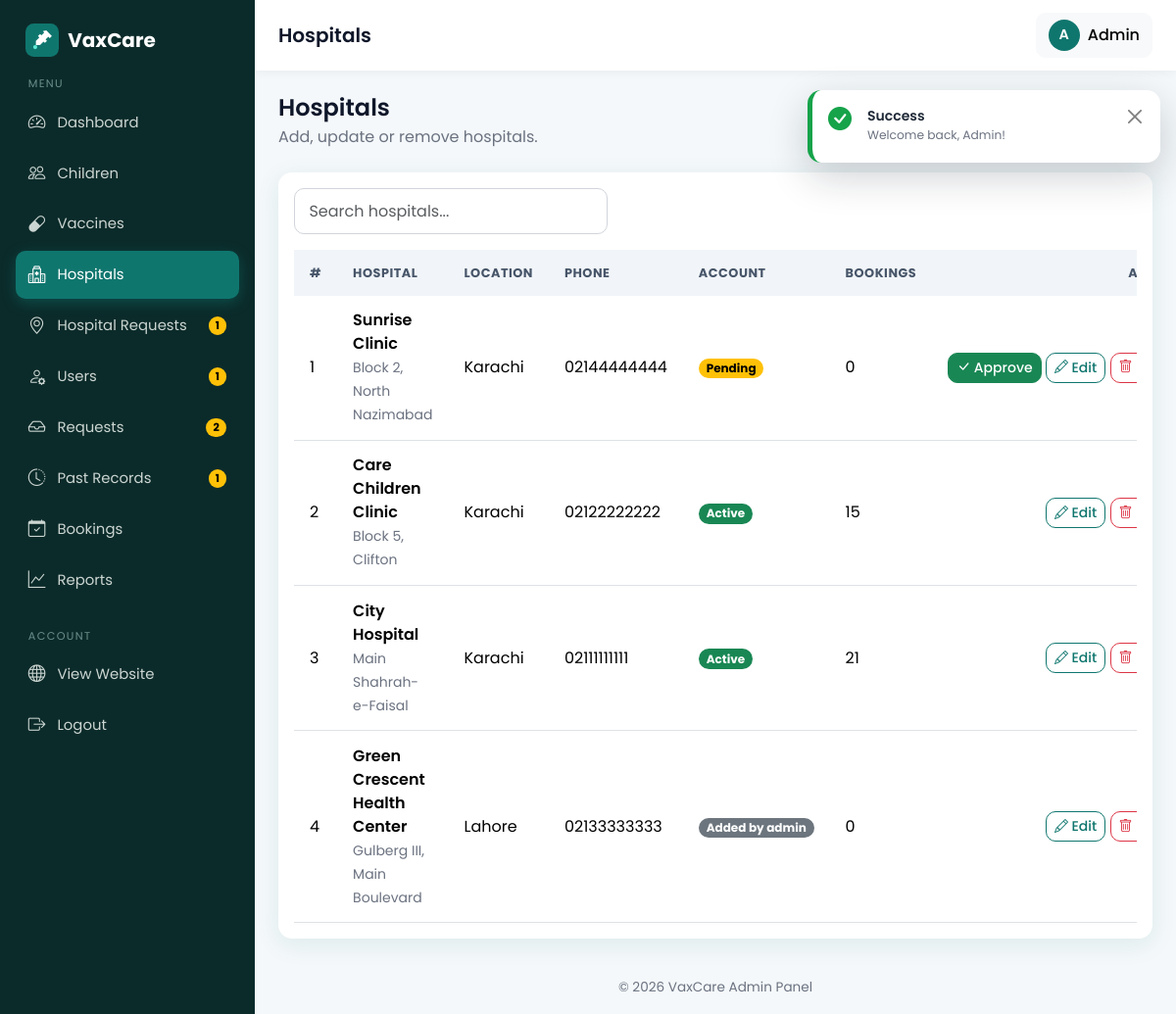
The page /admin/hospitals.php (signed in) on the database its author committed.
### tables this page shows
CREATE TABLE hospitals (
  id INT AUTO_INCREMENT PRIMARY KEY,
  user_id INT NULL,                          
  hospital_name VARCHAR(150) NOT NULL,
  address VARCHAR(255) NOT NULL,
  location VARCHAR(100) NOT NULL,            
  phone VARCHAR(20),
  license_no VARCHAR(60) NULL,                       
  created_at TIMESTAMP DEFAULT CURRENT_TIMESTAMP,
  FOREIGN KEY (user_id) REFERENCES users(id) ON DELETE SET NULL
);

### admin/hospitals.php (the view, shortened to what this page needs)
<?php
require_once __DIR__ . '/../config/db.php';
$hospitals = $pdo->query(
    "SELECT h.*, u.status AS user_status,
            (SELECT COUNT(*) FROM bookings b WHERE b.hospital_id = h.id) AS total_bookings
     FROM hospitals h
     LEFT JOIN users u ON u.id = h.user_id
     ORDER BY (u.status = 'pending') DESC, h.id DESC"
)->fetchAll();
require_once __DIR__ . '/../includes/admin_header.php';
?>
<div class="d-flex flex-wrap justify-content-between align-items-center gap-2 mb-4">
  <div>
    <h4 class="mb-1">Hospitals</h4>
    <p class="text-muted mb-0">Add, update or remove hospitals.</p>
  </div>
  <a href="<?= BASE_URL ?>/admin/hospital_form.php" class="btn btn-primary">
  </a>
</div>
<div class="card">
  <div class="card-body">
    <input type="search" class="form-control mb-3" style="max-width: 320px;"
           placeholder="Search hospitals..." data-table-search="#hospitalsTable">
    <div class="table-responsive">
      <table class="table table-hover table-stack mb-0" id="hospitalsTable">
        <thead>
          <tr><th class="d-none d-md-table-cell">#</th><th>Hospital</th><th>Location</th><th class="d-none d-md-table-cell">Phone</th><th class="d-none d-lg-table-cell">Account</th><th>Bookings</th><th class="text-end">Actions</th></tr>
        </thead>
        <tbody>
          <?php foreach ($hospitals as $i => $h): ?>
            <tr>
              <td class="d-none d-md-table-cell" data-label="#"><?= $i + 1 ?></td>
              <td data-label="Hospital">
                <div class="fw-semibold"><?= e($h['hospital_name']) ?></div>
                <small class="text-muted"><?= e($h['address']) ?></small>
              </td>
              <td data-label="Location"><?= e($h['location']) ?></td>
              <td class="d-none d-md-table-cell" data-label="Phone"><?= e($h['phone']) ?></td>
              <td class="d-none d-lg-table-cell" data-label="Account">
                <?php if ($h['user_id']): ?>
                  <?= status_badge($h['user_status']) ?>
                <?php else: ?>
                  <span class="badge rounded-pill text-bg-secondary">Added by admin</span>
                <?php endif; ?>
              </td>
              <td data-label="Bookings"><?= (int)$h['total_bookings'] ?></td>
              <td class="text-end text-nowrap">
                <?php if (($h['user_status'] ?? '') === 'pending'): ?>
                  <form method="post" action="<?= BASE_URL ?>/admin/user_action.php" class="d-inline">
                    <button type="submit" class="btn btn-sm btn-success"><i class="bi bi-check-lg"></i> Approve</button>
                  </form>
                <?php endif; ?>
                <a href="<?= BASE_URL ?>/admin/hospital_form.php?id=<?= (int)$h['id'] ?>" class="btn btn-sm btn-outline-primary">
                  <i class="bi bi-pencil"></i> Edit
                </a>
                <form method="post" action="<?= BASE_URL ?>/admin/hospital_delete.php" class="d-inline">
                  <button type="submit" class="btn btn-sm btn-outline-danger"
                          data-confirm="Delete this hospital? Its bookings will also be deleted.">
                    <i class="bi bi-trash"></i> Delete
                  </button>
                </form>
              </td>
            </tr>
          <?php endforeach; ?>
        </tbody>
      </table>
    </div>
  </div>
</div>
<?php require_once __DIR__ . '/../includes/admin_footer.php'; ?>

### includes/functions.php (shortened to what this page needs)
<?php
function e($text)
{
    return htmlspecialchars((string)$text, ENT_QUOTES, 'UTF-8');
}
function status_badge($status)
{
    $map = [
        'pending'        => ['warning', 'Pending'],
        'approved'       => ['success', 'Approved'],
        'rejected'       => ['danger',  'Rejected'],
        'vaccinated'     => ['success', 'Vaccinated'],
        'not_vaccinated' => ['secondary', 'Not Vaccinated'],
        'available'      => ['success', 'Available'],
        'unavailable'    => ['danger',  'Unavailable'],
        'active'         => ['success', 'Active'],
        'disabled'       => ['danger',  'Disabled'],
        'verified'       => ['success', 'Verified'],
    ];
    [$color, $label] = $map[$status] ?? ['secondary', ucfirst($status)];
    return '<span class="badge rounded-pill text-bg-' . $color . '">' . $label . '</span>';
}
function asset($path)
{
    $path = ltrim($path, '/');
    $file = __DIR__ . '/../assets/' . $path;
    $version = file_exists($file) ? filemtime($file) : time();
    return BASE_URL . '/assets/' . $path . '?v=' . $version;
}
function vendor($local, $cdn)
{
    $file = __DIR__ . '/../assets/vendor/' . $local;
    return is_file($file) ? BASE_URL . '/assets/vendor/' . $local : $cdn;
}
function head_assets()
{
    echo '<link href="' . vendor('bootstrap/bootstrap.min.css', 'https://cdn.jsdelivr.net/npm/bootstrap@5.3.3/dist/css/bootstrap.min.css') . '" rel="stylesheet">' . "\n  ";
    echo '<link href="' . vendor('bootstrap-icons/bootstrap-icons.css', 'https://cdn.jsdelivr.net/npm/bootstrap-icons@1.11.3/font/bootstrap-icons.css') . '" rel="stylesheet">' . "\n  ";
    echo '<link href="' . asset('css/style.css') . '" rel="stylesheet">' . "\n";
}
function render_flash($flash)
{
    $types = [
        'success' => ['bi-check-circle-fill',         'Success'],
        'danger'  => ['bi-x-octagon-fill',            'Error'],
        'warning' => ['bi-exclamation-triangle-fill', 'Attention'],
        'info'    => ['bi-info-circle-fill',          'Info'],
    ];
    $type = isset($types[$flash['type']]) ? $flash['type'] : 'info';
    [$icon, $title] = $types[$type];
    return '<div class="toast-container toast-pos position-fixed end-0 p-3">'
         . '<div class="toast toast-vax toast-' . $type . '" role="alert" aria-live="assertive" aria-atomic="true">'
         .   '<div class="d-flex align-items-start gap-3 p-3">'
         .     '<i class="bi ' . $icon . ' toast-ico"></i>'
         .     '<div class="flex-fill"><div class="fw-semibold">' . $title . '</div>'
         .     '<div class="small text-muted">' . e($flash['message']) . '</div></div>'
         .     '<button type="button" class="btn-close" data-bs-dismiss="toast" aria-label="Close"></button>'
         .   '</div>'
         .   '<div class="bar"></div>'
         . '</div></div>';
}

### assets/css/style.css (style rules this page uses)
:root { --brand: #0f766e; --brand-dark: #115e59; --brand-light: #ccfbf1; --accent: #2563eb; --bg: #f4f8fa; --text: #1f2937; --muted: #6b7280; --radius: 14px; --shadow: 0 6px 24px rgba(15, 118, 110, 0.10); --bs-primary: #0f766e; --bs-primary-rgb: 15, 118, 110; --bs-link-color: #0f766e; --bs-link-hover-color: #115e59; --bs-body-font-family: 'Poppins', system-ui, sans-serif; --bs-body-color: var(--text); }
html { scroll-behavior: smooth; }
body { font-family: 'Poppins', system-ui, sans-serif; background: var(--bg); color: var(--text); min-height: 100vh; display: flex; flex-direction: column; }
h1, h2, h3, h4, h5, h6 { font-weight: 600; color: #0f172a; }
.text-muted { color: var(--muted) !important; }
.btn { border-radius: 10px; font-weight: 500; transition: all .2s ease; }
.btn-primary { --bs-btn-bg: var(--brand); --bs-btn-border-color: var(--brand); --bs-btn-hover-bg: var(--brand-dark); --bs-btn-hover-border-color: var(--brand-dark); --bs-btn-active-bg: var(--brand-dark); --bs-btn-active-border-color: var(--brand-dark); --bs-btn-disabled-bg: var(--brand); --bs-btn-disabled-border-color: var(--brand); }
.btn-outline-primary { --bs-btn-color: var(--brand); --bs-btn-border-color: var(--brand); --bs-btn-hover-bg: var(--brand); --bs-btn-hover-border-color: var(--brand); --bs-btn-active-bg: var(--brand); --bs-btn-active-border-color: var(--brand); }
.card { border: 0; border-radius: var(--radius); box-shadow: var(--shadow); }
.form-control, .form-select { border-radius: 10px; padding: .65rem .9rem; border: 1px solid #d1d5db; }
.table thead th { background: #f1f5f9; font-size: .8rem; text-transform: uppercase; letter-spacing: .04em; color: #475569; border-bottom: 0; white-space: nowrap; }
.table > :not(caption) > * > * { padding: .85rem 1rem; vertical-align: middle; }
body.admin-body { display: block; background: var(--bg); }
:root { --bs-primary-bg-subtle: #ccfbf1; --bs-primary-text-emphasis: #0f766e; }
html { scroll-padding-top: 80px; }
.toast-pos { top: 76px; z-index: 1100; }
.toast-vax { width: 360px; max-width: calc(100vw - 2rem); border: 0; border-radius: 14px; background: #fff; box-shadow: 0 14px 40px rgba(15,23,42,.20); overflow: hidden; border-left: 5px solid var(--tc, #0f766e); }
.toast-vax .toast-ico { font-size: 1.5rem; color: var(--tc, #0f766e); line-height: 1.2; }
.toast-success { --tc: #16a34a; }

### rows shown on the page
hospitals: hospital_name "Sunrise Clinic", address "Block 2, North Nazimabad", location "Karachi", phone "02144444444", label "Pending", total_bookings "0"
hospitals: hospital_name "Care Children Clinic", address "Block 5, Clifton", location "Karachi", phone "02122222222", label "Active", total_bookings "15"
hospitals: hospital_name "City Hospital", address "Main Shahrah-e-Faisal", location "Karachi", phone "02111111111", label "Active", total_bookings "21"
hospitals: hospital_name "Green Crescent Health Center", address "Gulberg III, Main Boulevard", location "Lahore", phone "02133333333", shows "Added by admin", total_bookings "0"

### other values the page prints
APP_NAME "VaxCare"
$label "Dashboard"
$label "Children"
$label "Vaccines"
$label "Hospitals"
$label "Hospital Requests"
$badges[$file] "1"
$label "Users"
$label "Requests"
$badges[$file] "2"
$label "Past Records"
$label "Bookings"
$label "Reports"
$pageTitle "Hospitals"
mb_strtoupper(mb_substr($_SESSION['name'] ?? 'A', 0, 1)) "A"
